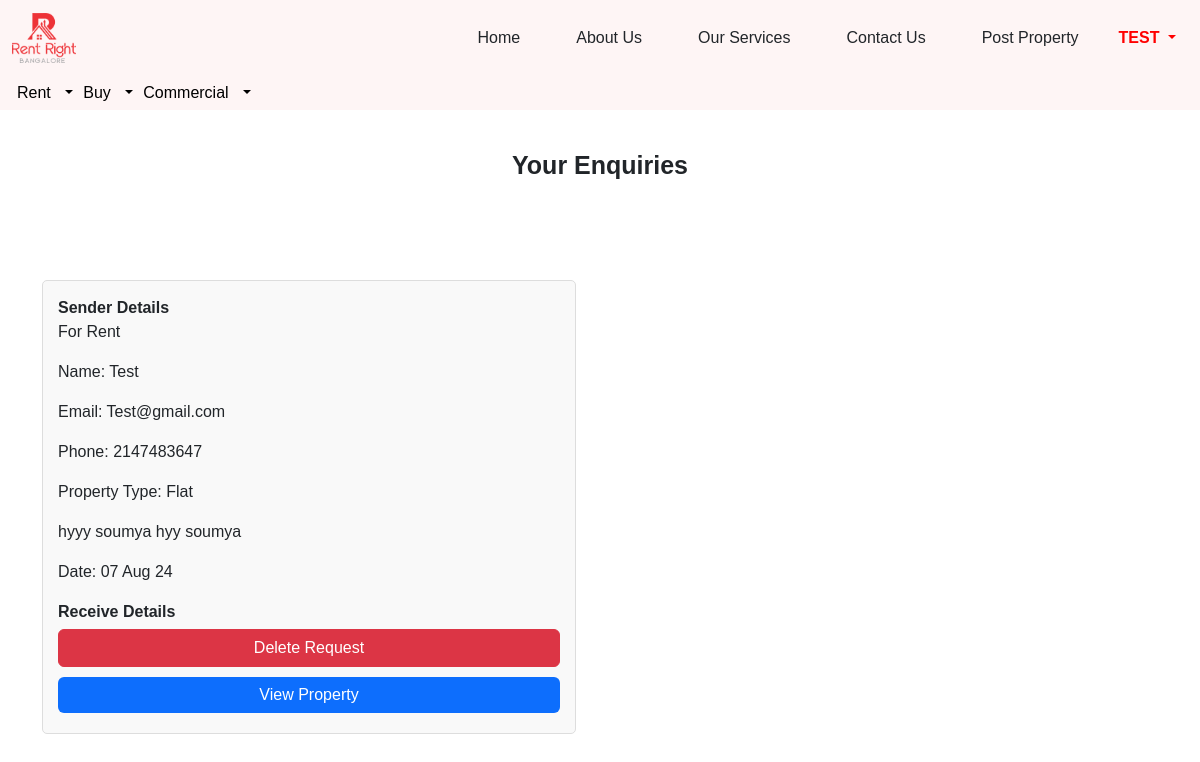
Page /users/userSender_enquery.php (signed in) on the committed database.
### tables this page shows
CREATE TABLE `enquiries` (
  `id` int(11) NOT NULL,
  `user_id` int(11) NOT NULL,
  `property_id` int(11) NOT NULL,
  `message` text NOT NULL,
  `created_at` datetime DEFAULT current_timestamp()
);

CREATE TABLE `properties` (
  `id` int(11) NOT NULL,
  `bhk_type` varchar(50) DEFAULT NULL,
  `property_type` varchar(50) DEFAULT NULL,
  `build_up_area` float DEFAULT NULL,
  `property_age` varchar(50) DEFAULT NULL,
  `floor` int(11) DEFAULT NULL,
  `total_floor` int(11) DEFAULT NULL,
  `area` varchar(100) DEFAULT NULL,
  `city` varchar(100) DEFAULT NULL,
  `state` varchar(50) DEFAULT NULL,
  `available_for` varchar(100) DEFAULT NULL,
  `expected_rent` varchar(255) DEFAULT NULL,
  `expected_deposit` varchar(255) DEFAULT NULL,
  `maintenance` varchar(50) DEFAULT NULL,
  `available_from` date DEFAULT NULL,
  `preferred_tenants` varchar(100) DEFAULT NULL,
  `furnishing` varchar(50) DEFAULT NULL,
  `parking` varchar(50) DEFAULT NULL,
  `description` text DEFAULT NULL,
  `bathrooms` int(11) DEFAULT NULL,
  `balcony` int(11) DEFAULT NULL,
  `water_supply` varchar(50) DEFAULT NULL,
  `amenities` varchar(255) DEFAULT NULL,
  `file_upload` varchar(255) NOT NULL,
  `availability` varchar(255) NOT NULL,
  `start_time` time DEFAULT NULL,
  `end_time` time DEFAULT NULL,
  `available_all` tinyint(4) DEFAULT NULL,
  `created_at` datetime DEFAULT current_timestamp(),
  `user_id` int(11) NOT NULL,
  `property_status` varchar(50) DEFAULT 'Pending',
  `date` date NOT NULL DEFAULT curdate(),
  `approval_status` varchar(250) NOT NULL,
  `owner_agent_type` varchar(255) NOT NULL
);

CREATE TABLE `customer_register` (
  `id` int(100) NOT NULL,
  `name` varchar(200) NOT NULL,
  `emailaddress` varchar(100) NOT NULL,
  `phonenumber` varchar(20) NOT NULL,
  `password` varchar(60) NOT NULL,
  `date` varchar(60) NOT NULL,
  `status` enum('active','blocked') DEFAULT 'active',
  `user_unique_id` varchar(50) NOT NULL
);

### users/userSender_enquery.php (the view, shortened to what this page needs)
<?php
include('../connection.php');
$user_id = $_SESSION['user_id'];
?>
<!DOCTYPE html>
<html lang="en">
<head>
    <link rel="stylesheet" href="../css/style.css">
    <link rel="stylesheet" href="../css/bootstrap.css">
</head>
<body>
<?php  include('user-head.php');  ?>
    <div class="container">
        <div class="row">
            <div class="property-card-heading">
                <h4>Your Enquiries</h4>
            </div>
            <?php
                $query = "
                    SELECT enquiries.*,
                    properties.available_for, properties.property_type,
                    customer_register.name, customer_register.emailaddress, customer_register.phonenumber
                    FROM enquiries
                    JOIN properties ON enquiries.property_id = properties.id
                    JOIN customer_register ON enquiries.user_id = customer_register.id
                    WHERE enquiries.user_id = ?";
                $stmt = $conn->prepare($query);
                $stmt->bind_param("i", $user_id);
                $stmt->execute();
                $result = $stmt->get_result();
                if ($result->num_rows > 0) {
                    while ($row = $result->fetch_assoc()) {
            ?>
            <div class="row enquiry_listing_card">
                <div class="col-md-6 float-start">
                    <div class="enquiry_listing">
                        <b>Sender Details</b>
                        <p>For <?php echo htmlspecialchars($row['available_for']); ?></p>
                        <p>Name: <?php echo htmlspecialchars($row['name']); ?></p>
                        <p>Email: <?php echo htmlspecialchars($row['emailaddress']); ?></p>
                        <p>Phone: <?php echo htmlspecialchars($row['phonenumber']); ?></p>
                        <p>Property Type: <?php echo htmlspecialchars($row['property_type']); ?></p>
                        <p><?php echo htmlspecialchars($row['message']); ?></p>
                        <p>Date: <?php echo date('d M y', strtotime($row['created_at'])); ?></p>
                        <b>Receive Details</b>
                        <form action="" method="post" style="display:inline;" onsubmit="confirmDeletion(event)">
                            <button type="submit" name="delete_request" class="btn btn-danger btn-custom">Delete Request</button>
                        </form>
                        <a href="<?php echo htmlspecialchars($row['property_type'] == 'property_list.php' ? 'property_list_details.php' : 'property_all_list_details.php'); ?>?id=<?php echo htmlspecialchars($row['property_id']); ?>" class="btn btn-primary btn-custom text-white">
                            View Property
                        </a>
                    </div>
                </div>
            </div>
            <?php
                    }
                } else {
                    echo "<div class='row'><div class='col-12'><p>No Enquiries.</p></div></div>";
                }
            ?>
        </div>
    </div>
</body>
</html>

### css/style.css (style rules this page uses)
* { padding: 0px; margin: 0px; font-family: Arial, Helvetica, sans-serif; }
body { font-family: Arial, Helvetica, sans-serif; margin: 0; padding: 0; color: #333; }
a { color: inherit !important; text-decoration: none !important; border: 0 !important; }
.container { margin-top: 20px; }
.property-card-heading { margin: auto; margin: 60px auto; text-align: center; }
.property-card-heading h4 { font-weight: 600; font-size: 25px; }
.enquiry_listing_card { display: block !important; }
.enquiry_listing { border: 1px solid #ddd; padding: 15px; margin: 20px 0px 60px; border-radius: 5px; background-color: #f9f9f9; }
.property-card-heading h4 { margin: 20px 0; }
.btn-custom { width: 100%; margin: 5px 0; }
body { font-family: Arial, sans-serif; }
.container { width: 90%; max-width: 1200px; margin: 80 auto; padding: 20px; }
.container { margin: 0 auto; position: relative; }

### rows in the picture
enquiries: property.available_for "Rent", customer_register.name "Test", customer_register.emailaddress "Test@gmail.com", customer_register.phonenumber "2147483647", property.property_type "Flat", message "hyyy soumya hyy soumya", created_at "07 Aug 24"

### other values in the picture
$_SESSION['user_name'] "TEST"
